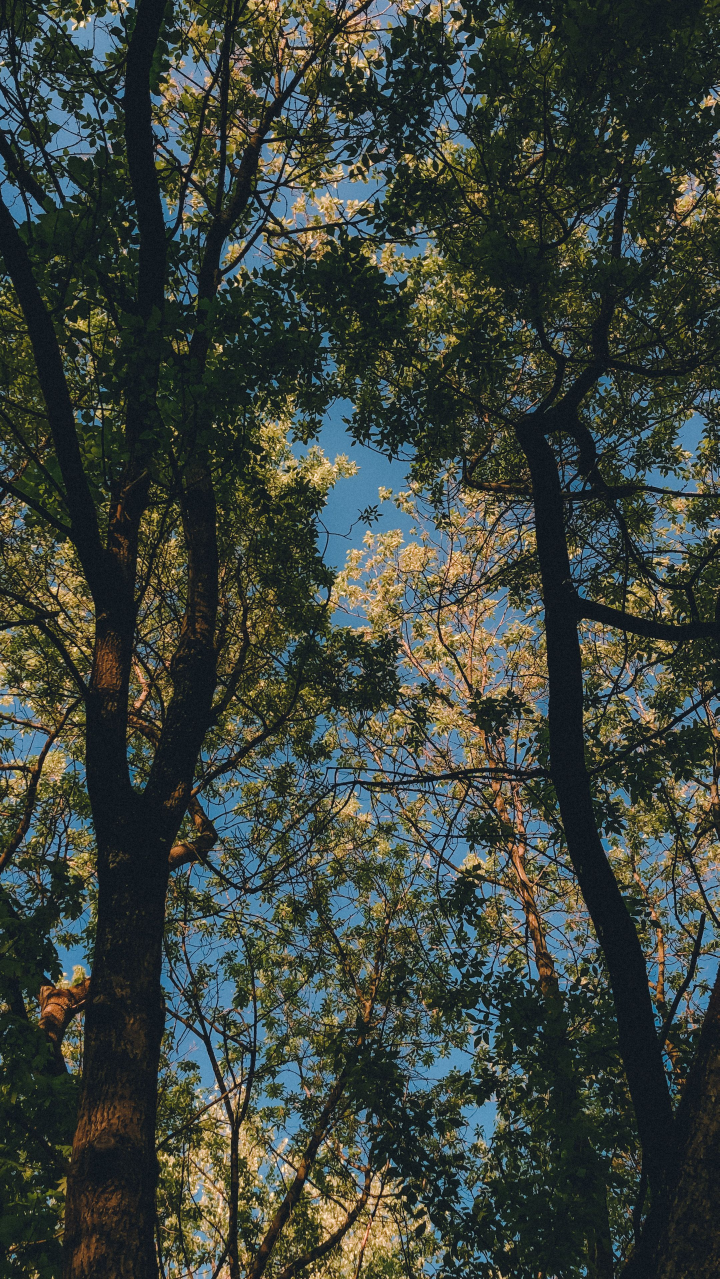
#> input picture Project-1/image-processing/sample3.jpg, 2158 x 3837 px (shown at 1/3 size)
$ python resize_image.py
#> lines starting #> are read from the running program, lines starting #| are printed output that depends on the picture
from PIL import Image
from pathlib import Path

def resize_image(input_path, output_path):
    try:
        img = Image.open(input_path)
#> img is the input picture: PIL image 2158x3837 RGB; mean R, G, B 59.7, 67.5, 61.4

        # Maintain aspect ratio
        img.thumbnail((800, 600))
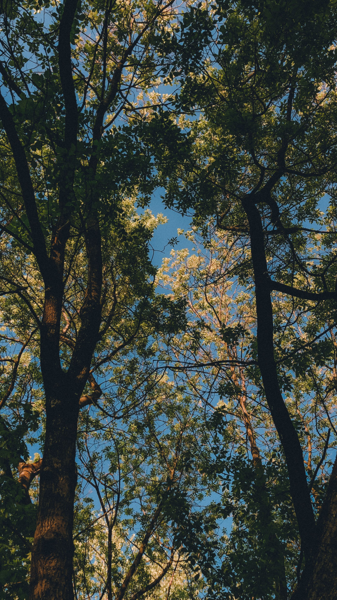
#> img: PIL image 337x600 RGB; mean R, G, B 59.6, 67.4, 61.2

        # Save with quality
        img.save(output_path, quality=95)

        print("Image resized successfully!")

    except FileNotFoundError:
        print("Error: Image file not found.")

    except Exception as e:
        print(f"Error: {e}")


if __name__ == "__main__":
    # Get the folder where this script is located
    current_dir = Path(__file__).parent

    input_image = current_dir / "sample3.jpg"
    output_image = current_dir / "resized_sample.jpg"

    resize_image(input_image, output_image)

$ run again, with Project-1/image-processing/sample1.jpg copied over Project-1/image-processing/sample3.jpg
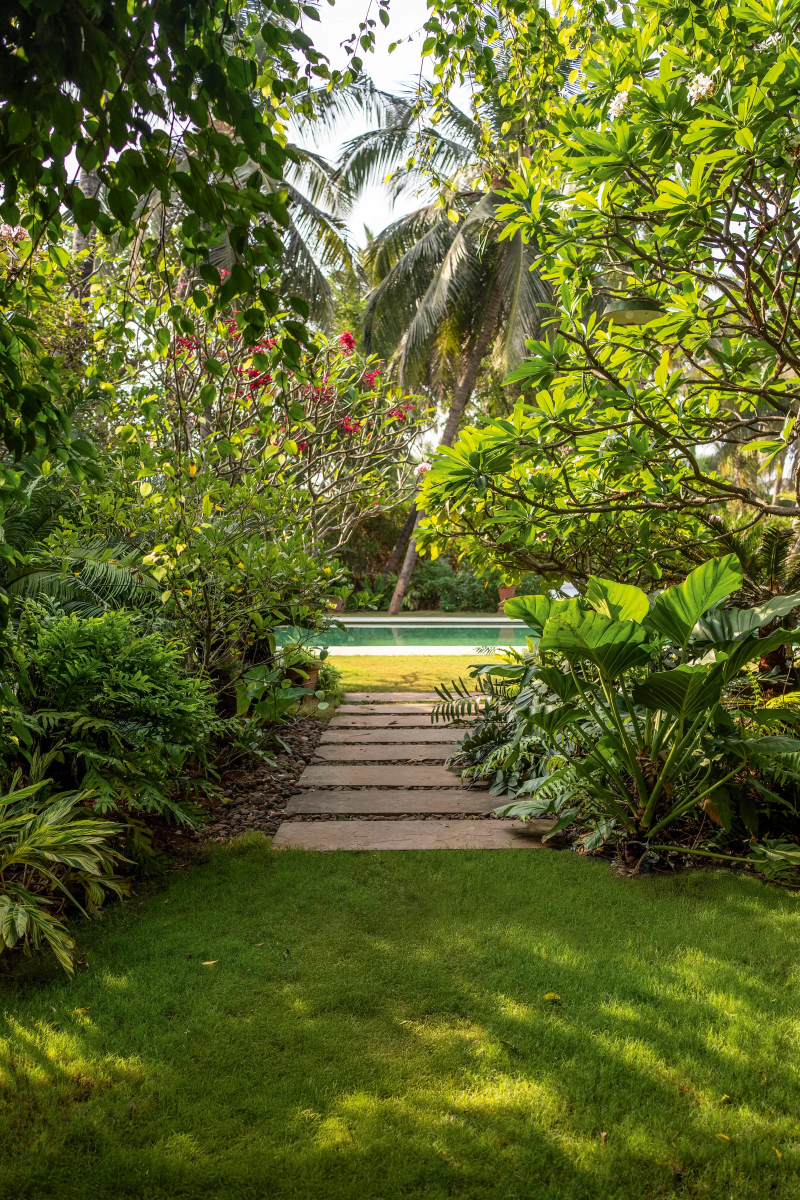
#> input picture Project-1/image-processing/sample1.jpg, 1600 x 2400 px (shown at 1/2 size)
#> in resize_image, img is the input picture: PIL image 1600x2400 RGB; mean R, G, B 92.8, 101.3, 41.9
#> in resize_image, `img.thumbnail((800, 600))`:
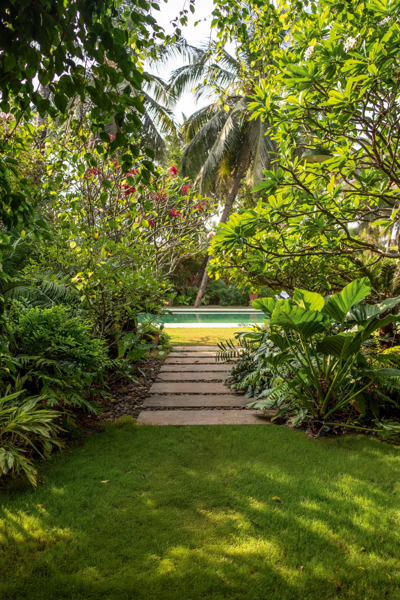
#> img: PIL image 400x600 RGB; mean R, G, B 92.9, 101.4, 42.1
